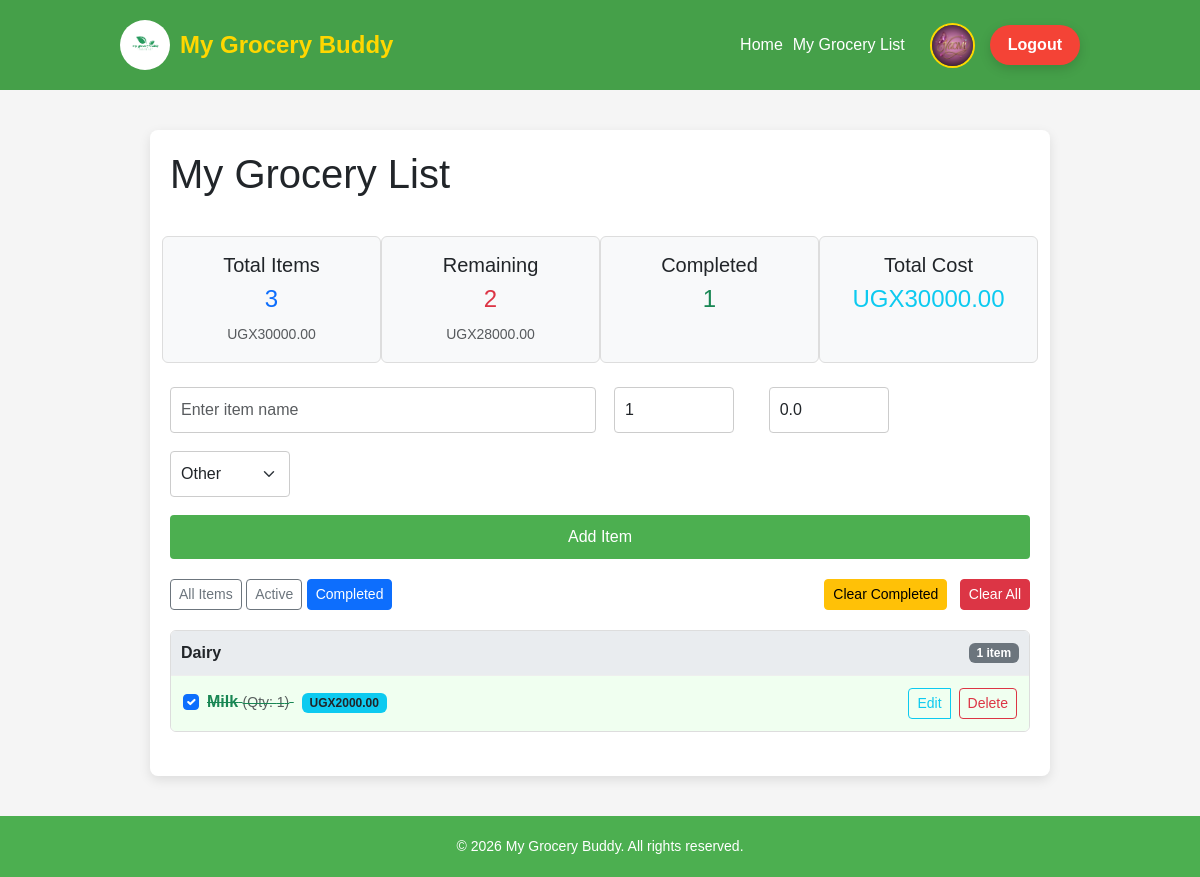
Screenshot of /grocerys/?filter=completed (signed in) with the database file from the repository.
### users/models.py (models this page shows, shortened)
class CustomUser(AbstractBaseUser, PermissionsMixin):
    email = models.EmailField(unique=True)
    full_name = models.CharField(max_length=100)
    is_active = models.BooleanField(default=True)
    is_staff = models.BooleanField(default=False)
    groups = models.ManyToManyField(
        Group,
        related_name='customuser_set',
        blank=True,
        help_text='Groups this user belongs to',
        verbose_name='groups'
    )
    user_permissions = models.ManyToManyField(
        Permission,
        related_name='customuser_set_permissions',
        blank=True,
        help_text='Specific permissions for this user',
        verbose_name='user permissions'
    )
    objects = CustomUserManager()
    USERNAME_FIELD = 'email'
    REQUIRED_FIELDS = ['full_name']

### main/models.py (models this page shows, shortened)
class Profile(models.Model):
    user = models.OneToOneField(
        settings.AUTH_USER_MODEL,
        on_delete=models.CASCADE
    )
    image = models.ImageField(upload_to='profile_pics/', default='default.png')

### grocerys/models.py (models this page shows, shortened)
class Task(models.Model):
    user = models.ForeignKey(settings.AUTH_USER_MODEL, on_delete=models.CASCADE)
    title = models.CharField(max_length=200)
    quantity = models.IntegerField(default=1)
    category = models.CharField(max_length=100, choices=CATEGORY_CHOICES, default='Other')
    price = models.DecimalField(max_digits=10, decimal_places=2, default=0.00)
    complete = models.BooleanField(default=False)
    created_at = models.DateTimeField(auto_now_add=True)
    updated_at = models.DateTimeField(auto_now=True)
    class Meta:
        ordering = ['-created_at']

### grocerys/views.py (the view)
# urls.py: path('', views.grocery_list, name='list_items'),  # main grocery list
@login_required
def grocery_list(request):
    filter_type = request.GET.get('filter', 'all')
    user = request.user
    base_query = Task.objects.filter(user=user)
    if filter_type == 'completed':
        items = base_query.filter(complete=True).order_by('category', 'title')
    elif filter_type == 'active':
        items = base_query.filter(complete=False).order_by('category', 'title')
    else:
        items = base_query.order_by('category', 'title')
    all_items_for_modal = base_query.order_by('title')
    total_count = all_items_for_modal.count()
    completed_count = all_items_for_modal.filter(complete=True).count()
    remaining_count = total_count - completed_count
    total_price = all_items_for_modal.aggregate(Sum('price'))['price__sum'] or 0
    remaining_price = all_items_for_modal.filter(complete=False).aggregate(Sum('price'))['price__sum'] or 0
    grouped_items = {}
    for category_code, category_name in CATEGORY_CHOICES:
        category_items = items.filter(category=category_code)
        if category_items.exists():
            grouped_items[category_name] = category_items
    if not grouped_items and items.exists():
        grouped_items['All Items'] = items
    context = {
        'form': TaskForm(),
        'grouped_items': grouped_items,
        'all_items': all_items_for_modal,
        'total_count': total_count,
        'completed_count': completed_count,
        'remaining_count': remaining_count,
        'total_price': total_price,
        'remaining_price': remaining_price,
        'filter': filter_type,
        'categories': CATEGORY_CHOICES,
    }
    return render(request, 'grocery_list.html', context)

### grocerys/forms.py
class TaskForm(forms.ModelForm):
    class Meta:
        model = Task
        fields = ['title', 'quantity', 'category', 'price', 'complete']
        widgets = {
            'title': forms.TextInput(attrs={
                'class': 'form-control',
                'placeholder': 'Enter item name'
            }),
            'quantity': forms.NumberInput(attrs={
                'class': 'form-control',
                'min': 1
            }),
            'category': forms.Select(attrs={
                'class': 'form-control'
            }),
            'price': forms.NumberInput(attrs={
                'class': 'form-control',
                'placeholder': '0.00',
                'step': '0.01'
            }),
            'complete': forms.CheckboxInput(attrs={
                'class': 'form-check-input'
            }),
        }

### grocerys/templates/grocery_list.html (shortened to what this page needs)
{% load static %}
{% load widget_tweaks %}
<!DOCTYPE html>
<html lang="en">
<head>
  <link href="https://cdn.jsdelivr.net/npm/bootstrap@5.3.2/dist/css/bootstrap.min.css" rel="stylesheet">
</head>
<body>
<header>
  <div class="logo">
    <img src="{% static 'images/1.png' %}" alt="Grocery Buddy Logo">
    <span>My Grocery Buddy</span>
  </div>
  <nav>
    <a href="{% url 'main:home' %}">Home</a>
    <a href="{% url 'grocery:list_items' %}">My Grocery List</a>
    <img id="openProfileModal"
           src="{{ request.user.profile.image.url|default:'/static/images/default-profile.png' }}"
           class="nav-profile-pic"
           alt="Profile">
    <form method="post" action="{% url 'users:logout' %}" class="logout-form">
      <button type="submit" class="logout-btn">Logout</button>
    </form>
  </nav>
</header>
<div class="task-container">
  <div class="header">
    <h1>My Grocery List</h1>
  </div>
  <div class="row text-center mb-4 g-3">
    <div class="col-6 col-md-3 stats-card">
      <h5>Total Items</h5>
      <p class="h4 text-primary">{{ total_count|default:0 }}</p>
      <small class="text-muted">UGX{{ total_price|floatformat:2 }}</small>
    </div>
    <div class="col-6 col-md-3 stats-card">
      <h5>Remaining</h5>
      <p class="h4 text-danger">{{ remaining_count|default:0 }}</p>
      <small class="text-muted">UGX{{ remaining_price|floatformat:2 }}</small>
    </div>
    <div class="col-6 col-md-3 stats-card">
      <h5>Completed</h5>
      <p class="h4 text-success">{{ completed_count|default:0 }}</p>
    </div>
    <div class="col-6 col-md-3 stats-card">
      <h5>Total Cost</h5>
      <p class="h4 text-info">UGX{{ total_price|floatformat:2 }}</p>
    </div>
  </div>
  <form method="post" class="task-form row g-2" action="{% url 'grocery:add_item' %}">
    <div class="col-md-6">{{ form.title|add_class:"form-control" }}</div>
    <div class="col-md-2">{{ form.quantity|add_class:"form-control" }}</div>
    <div class="col-md-2">{{ form.price|add_class:"form-control" }}</div>
    <div class="col-md-2">{{ form.category|add_class:"form-select" }}</div>
    <div class="col-12"><button type="submit" class="add-btn w-100">Add Item</button></div>
  </form>
  <div class="d-flex justify-content-between align-items-center mb-3 flex-wrap gap-2">
    <div>
      <a href="{% url 'grocery:list_items' %}" class="btn {% if not filter or filter == 'all' %}btn-primary{% else %}btn-outline-secondary{% endif %} btn-sm">All Items</a>
      <a href="{% url 'grocery:list_items' %}?filter=active" class="btn {% if filter == 'active' %}btn-primary{% else %}btn-outline-secondary{% endif %} btn-sm">Active</a>
      <a href="{% url 'grocery:list_items' %}?filter=completed" class="btn {% if filter == 'completed' %}btn-primary{% else %}btn-outline-secondary{% endif %} btn-sm">Completed</a>
    </div>
    <div>
      <form method="post" action="{% url 'grocery:clear_completed' %}" style="display:inline;" onsubmit="return confirm('Are you sure you want to clear all completed items?');">{% csrf_token %}
        <button type="submit" class="btn btn-warning btn-sm me-2">Clear Completed</button>
      </form>
      <form method="post" action="{% url 'grocery:clear_all' %}" style="display:inline;" onsubmit="return confirm('WARNING: Are you sure you want to clear ALL items?');">{% csrf_token %}
        <button type="submit" class="btn btn-danger btn-sm">Clear All</button>
      </form>
    </div>
  </div>
  {% if grouped_items %}
    {% for category, items in grouped_items.items %}
      <div class="category-group mb-4">
        <div class="category-header">
          <span>{{ category }}</span>
          <span class="badge bg-secondary">{{ items|length }} item{{ items|length|pluralize }}</span>
        </div>
        <ul class="task-list">
          {% for item in items %}
          <li class="task-item {% if item.complete %}completed{% endif %}">
            <div class="item-details">
              <form method="post" action="{% url 'grocery:toggle_complete' item.id %}">
                <div class="form-check">
                  <input class="form-check-input" type="checkbox" {% if item.complete %}checked{% endif %} onchange="this.form.submit()">
                  <label class="form-check-label {% if item.complete %}text-success text-decoration-line-through{% endif %}">
                    <strong>{{ item.title }}</strong> <small class="text-muted">(Qty: {{ item.quantity }})</small>
                    <span class="badge bg-info text-dark ms-2">UGX{{ item.price|floatformat:2 }}</span>
                  </label>
                </div>
              </form>
            </div>
            <div class="btn-group">
              <button type="button" class="btn btn-sm btn-outline-info" data-bs-toggle="modal" data-bs-target="#editModal{{ item.id }}">Edit</button>
              <form method="post" action="{% url 'grocery:delete_item' item.id %}" onsubmit="return confirm('Delete {{ item.title }}?');">
                <button type="submit" class="btn btn-sm btn-outline-danger ms-2">Delete</button>
              </form>
            </div>
          </li>
          {% endfor %}
        </ul>
      </div>
    {% endfor %}
  {% else %}
    <div class="alert alert-info text-center">Your grocery list is empty! Add an item above.</div>
  {% endif %}
</div>
<footer class="footer">
  <div class="container">
    <p class="mb-0">&copy; {% now "Y" %} My Grocery Buddy. All rights reserved.</p>
  </div>
</footer>
</body>
</html>

### grocerys/templates/grocery_list.html (style rules this page uses)
body { background-color: #f5f5f5; font-family: 'Poppins', sans-serif;ns-serif; margin: 0; padding: 0; }
a { text-decoration: none; }
header { display: flex; justify-content: space-between; align-items: center; padding: 20px 10%; background-color: #45a049; color: white; position: sticky; top: 0; z-index: 1000; flex-wrap: wrap; }
.logo { display: flex; align-items: center; gap: 10px; font-size: 1.5rem; font-weight: bold; color: #ffd700; }
.logo img { width: 50px; height: 50px; border-radius: 50%; object-fit: cover; transition: transform 0.3s; }
header nav { display: flex; align-items: center; gap: 10px; flex-wrap: wrap; }
header nav a { color: white; font-weight: 500; transition: color 0.3s; }
.logout-form { display: inline; }
.logout-btn { background-color: #f44336; border: none; padding: 8px 18px; border-radius: 30px; color: white; font-weight: 600; cursor: pointer; transition: background-color 0.3s, transform 0.3s, box-shadow 0.3s; box-shadow: 0 4px 12px rgba(0,0,0,0.15); margin-left: 5px; }
.nav-profile-pic { width: 45px; height: 45px; border-radius: 50%; object-fit: cover; border: 2px solid #ffd700; cursor: pointer; margin-left: 15px; transition: transform 0.3s; }
.task-container { max-width: 900px; margin: 40px auto; padding: 20px; background: white; border-radius: 8px; box-shadow: 0 4px 12px rgba(0, 0, 0, 0.1); }
.header { display: flex; justify-content: space-between; align-items: center; margin-bottom: 30px; flex-wrap: wrap; gap: 15px; }
.stats-card { padding: 1rem; background-color: #f8f9fa; border: 1px solid #ddd; border-radius: 6px; }
.task-form { display: flex; flex-wrap: wrap; gap: 10px; margin-bottom: 20px; }
.task-form input, .task-form select { padding: 10px; border: 1px solid #ccc; border-radius: 4px; }
.task-form input[name="title"] { flex-grow: 3; }
.task-form input[name="quantity"], .task-form input[name="price"], .task-form select[name="category"] { width: 120px; flex-grow: 0; }
.add-btn { background-color: #4CAF50; color: white; border: none; padding: 10px 20px; border-radius: 4px; cursor: pointer; transition: background-color 0.3s; }
.category-group { margin-top: 20px; border: 1px solid #ddd; border-radius: 6px; overflow: hidden; }
.category-header { background-color: #e9ecef; padding: 10px; font-weight: bold; display: flex; justify-content: space-between; align-items: center; }
.task-list { list-style: none; padding: 0; margin: 0; }
.task-item { display: flex; justify-content: space-between; align-items: center; padding: 12px; border-top: 1px solid #eee; }
.item-details { display: flex; align-items: center; flex-grow: 1; }
.completed { background-color: #f0fff0; }
.footer { background-color: #4CAF50; color: white; text-align: center; padding: 20px 0; margin-top: 40px; font-size: 14px; }

### rows the page displays
CustomUser: user.profile.image (picture)
Task: complete "☑", title "Milk", quantity "1", price "2000.00"

### other values shown
{{ total_count|default:0 }} "3"
{{ total_price|floatformat:2 }} "30000.00"
{{ remaining_count|default:0 }} "2"
{{ remaining_price|floatformat:2 }} "28000.00"
{{ completed_count|default:0 }} "1"
{{ category }} "Dairy"
{{ items|length }} "1"
